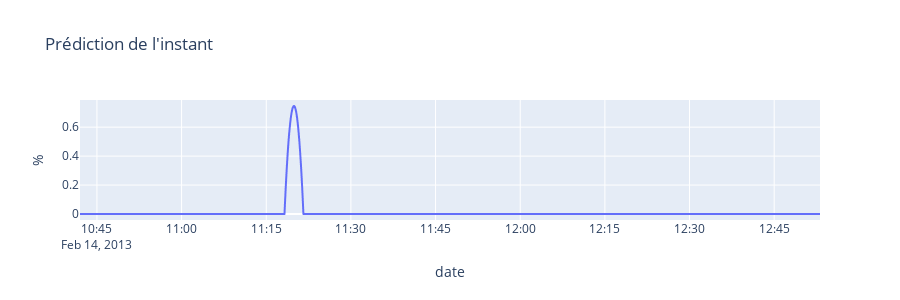

The notebook cell saved with this chart:
### Markdown cell above
Affichons le score du troisième individu.

### Code cell
import plotly.graph_objects as go
import plotly.express as px
#from plotly.offline import init_notebook_mode, iplot
#import plotly.io as pio

#pio.renderers.default = "vscode"
df = ST[1]
p = S.belief(df)
mx = np.argmax(p)
print("Maximum for point", mx, "at", df.index[mx])
px.line(x=df.index,y=p*100,
        height=300,
        title="Prédiction de l'instant",
        labels={'x':'date', 'y':'%'}
       )

### Figure 1 — Plotly figure (JSON) as saved in the notebook; plotly's stock layout.template omitted (floating-point values rounded to 4 significant figures; data arrays with more than 128 entries replaced by an {"elided": "..."} marker saying what was removed)
{"data": [{"hovertemplate": "date=%{x}<br>%=%{y}<extra></extra>", "legendgroup": "", "line": {"color": "#636efa", "dash": "solid"}, "marker": {"symbol": "circle"}, "mode": "lines", "name": "", "showlegend": false, "type": "scattergl", "x": {"elided": "7868 str values"}, "xaxis": "x", "y": {"elided": "7868 float values"}, "yaxis": "y"}], "layout": {"height": 300, "legend": {"tracegroupgap": 0}, "title": {"text": "Prédiction de l'instant"}, "xaxis": {"anchor": "y", "domain": [0, 1], "title": {"text": "date"}}, "yaxis": {"anchor": "x", "domain": [0, 1], "title": {"text": "%"}}}}
